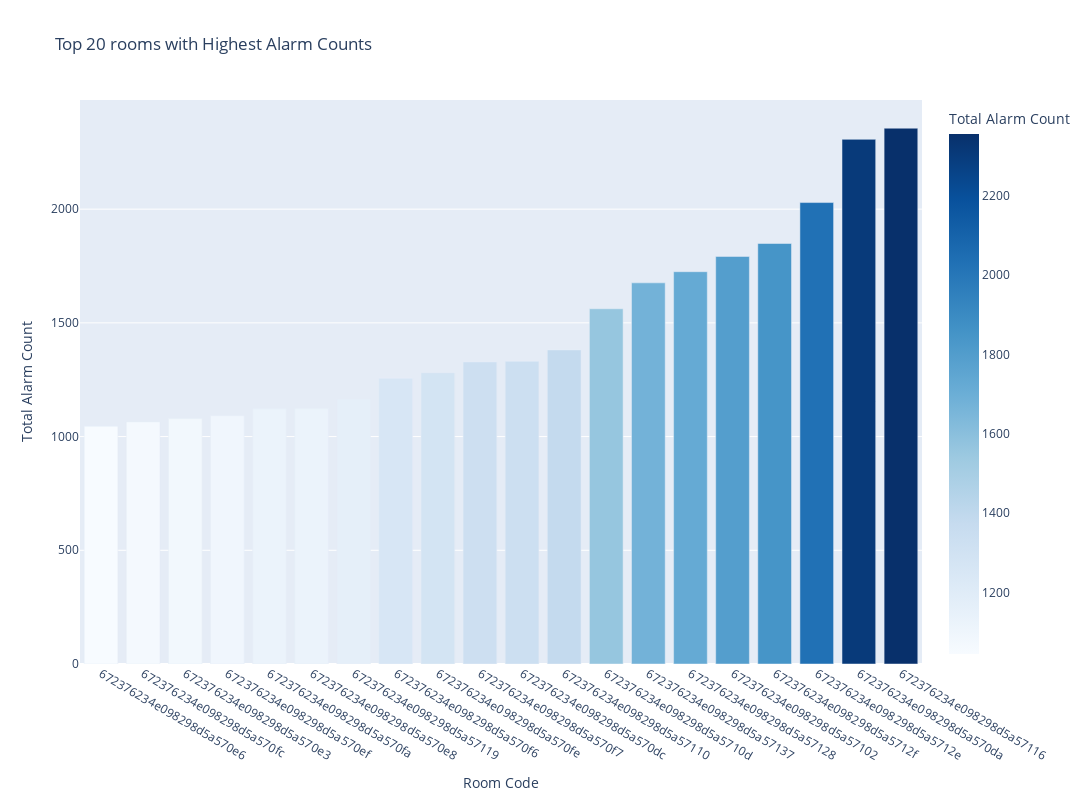

The notebook cell saved with this chart:
### Code cell
fig.show()

### Figure 1 — Plotly figure (JSON) as saved in the notebook; plotly's stock layout.template omitted (floating-point values rounded to 4 significant figures)
{"data": [{"alignmentgroup": "True", "hovertemplate": "Room Code=%{x}<br>Total Alarm Count=%{marker.color}<extra></extra>", "legendgroup": "", "marker": {"color": [1045, 1064, 1079, 1092, 1122, 1123, 1164, 1256, 1281, 1328, 1331, 1381, 1562, 1676, 1725, 1792, 1849, 2029, 2307, 2356], "coloraxis": "coloraxis", "pattern": {"shape": ""}}, "name": "", "offsetgroup": "", "orientation": "v", "showlegend": false, "textposition": "auto", "type": "bar", "x": ["672376234e098298d5a570e6", "672376234e098298d5a570fc", "672376234e098298d5a570e3", "672376234e098298d5a570ef", "672376234e098298d5a570fa", "672376234e098298d5a570e8", "672376234e098298d5a57119", "672376234e098298d5a570f6", "672376234e098298d5a570fe", "672376234e098298d5a570f7", "672376234e098298d5a570dc", "672376234e098298d5a57110", "672376234e098298d5a5710d", "672376234e098298d5a57137", "672376234e098298d5a57128", "672376234e098298d5a57102", "672376234e098298d5a5712f", "672376234e098298d5a5712e", "672376234e098298d5a570da", "672376234e098298d5a57116"], "xaxis": "x", "y": [1045, 1064, 1079, 1092, 1122, 1123, 1164, 1256, 1281, 1328, 1331, 1381, 1562, 1676, 1725, 1792, 1849, 2029, 2307, 2356], "yaxis": "y"}], "layout": {"barmode": "relative", "coloraxis": {"colorbar": {"title": {"text": "Total Alarm Count"}}, "colorscale": [[0, "rgb(247,251,255)"], [0.125, "rgb(222,235,247)"], [0.25, "rgb(198,219,239)"], [0.375, "rgb(158,202,225)"], [0.5, "rgb(107,174,214)"], [0.625, "rgb(66,146,198)"], [0.75, "rgb(33,113,181)"], [0.875, "rgb(8,81,156)"], [1, "rgb(8,48,107)"]]}, "height": 800, "legend": {"tracegroupgap": 0}, "title": {"text": "Top 20 rooms with Highest Alarm Counts"}, "width": 1200, "xaxis": {"anchor": "y", "autorange": true, "domain": [0, 1], "range": [-0.5, 19.5], "title": {"text": "Room Code"}, "type": "category"}, "yaxis": {"anchor": "x", "autorange": true, "domain": [0, 1], "range": [0, 2480], "title": {"text": "Total Alarm Count"}, "type": "linear"}}}
